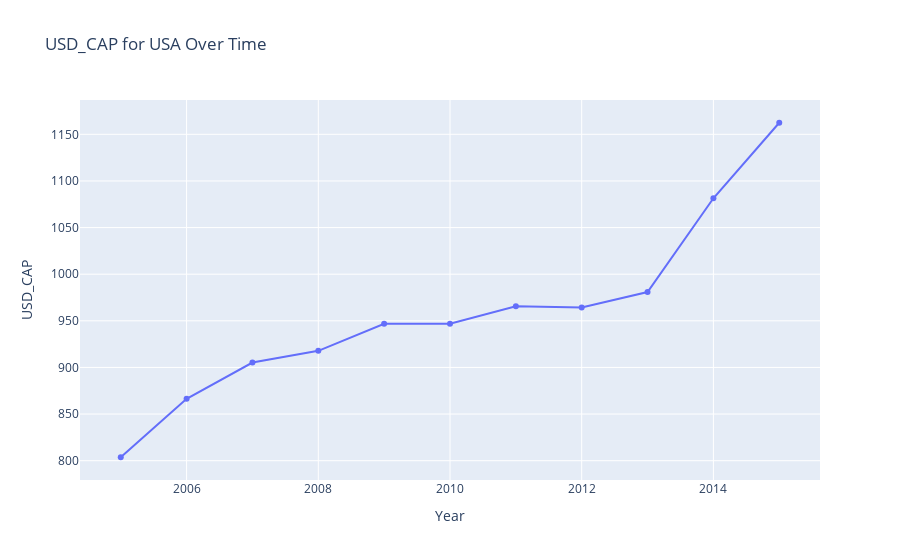

Here is the notebook cell this chart was saved with:
### Code cell
import pandas as pd
import plotly.express as px

# Filter data for the years 2005 to 2015
df_filtered = df[(df['TIME'] >= 2005) & (df['TIME'] <= 2015)]

# Group by LOCATION and calculate the mean for relevant columns
aggregated_data = df_filtered.groupby('LOCATION').agg(
    PC_HEALTHXP=('PC_HEALTHXP', 'mean'),
    PC_GDP=('PC_GDP', 'mean'),
    USD_CAP=('USD_CAP', 'mean'),
    TOTAL_SPEND=('TOTAL_SPEND', 'sum')
).reset_index()

# Sort and get top 10 countries based on USD_CAP mean
top_10 = aggregated_data.sort_values(by='USD_CAP', ascending=False).head(10)

# Function for creating a dynamic plot for top 10 based on user input
def create_dynamic_plot(data, country, column):
    # Filter the data based on the selected country and column
    country_data = df_filtered[df_filtered['LOCATION'] == country]
    
    # Check if the selected column exists
    if column in country_data.columns:
        fig = px.line(country_data, x='TIME', y=column, title=f'{column} for {country} Over Time', markers=True)
        fig.update_layout(
            xaxis_title="Year",
            yaxis_title=column,
            showlegend=False
        )
        fig.show()
    else:
        print(f"Column {column} does not exist in the data for {country}.")

# Dynamic plot options for top 10
print("Select one of the following columns to plot for the Top 10 countries:")
print("1. PC_HEALTHXP")
print("2. PC_GDP")
print("3. USD_CAP")
print("4. TOTAL_SPEND")

# Get user input for the column to plot
column_choice = input("Enter the column name (e.g., PC_HEALTHXP): ")

# Display top 10 countries and ask for the country name
print("\nTop 10 Countries:")
print(top_10['LOCATION'].tolist())

country_choice = input("\nEnter the country name from the above list: ")

# Validate input for the country and column
if country_choice in top_10['LOCATION'].values and column_choice in df_filtered.columns:
    create_dynamic_plot(df_filtered, country_choice, column_choice)
else:
    print("Invalid input. Please ensure the country is in the Top 10 list and the column name is correct.")

### Figure 1 — Plotly figure (JSON) as saved in the notebook; plotly's stock layout.template omitted (floating-point values rounded to 4 significant figures)
{"data": [{"hovertemplate": "TIME=%{x}<br>USD_CAP=%{y}<extra></extra>", "legendgroup": "", "line": {"color": "#636efa", "dash": "solid"}, "marker": {"symbol": "circle"}, "mode": "lines+markers", "name": "", "orientation": "v", "showlegend": false, "type": "scatter", "x": [2005, 2006, 2007, 2008, 2009, 2010, 2011, 2012, 2013, 2014, 2015], "xaxis": "x", "y": [803.7, 866.3, 905.3, 917.8, 946.9, 946.9, 965.6, 964.2, 980.9, 1081.0, 1162.0], "yaxis": "y"}], "layout": {"legend": {"tracegroupgap": 0}, "showlegend": false, "title": {"text": "USD_CAP for USA Over Time"}, "xaxis": {"anchor": "y", "domain": [0, 1], "title": {"text": "Year"}}, "yaxis": {"anchor": "x", "domain": [0, 1], "title": {"text": "USD_CAP"}}}}
